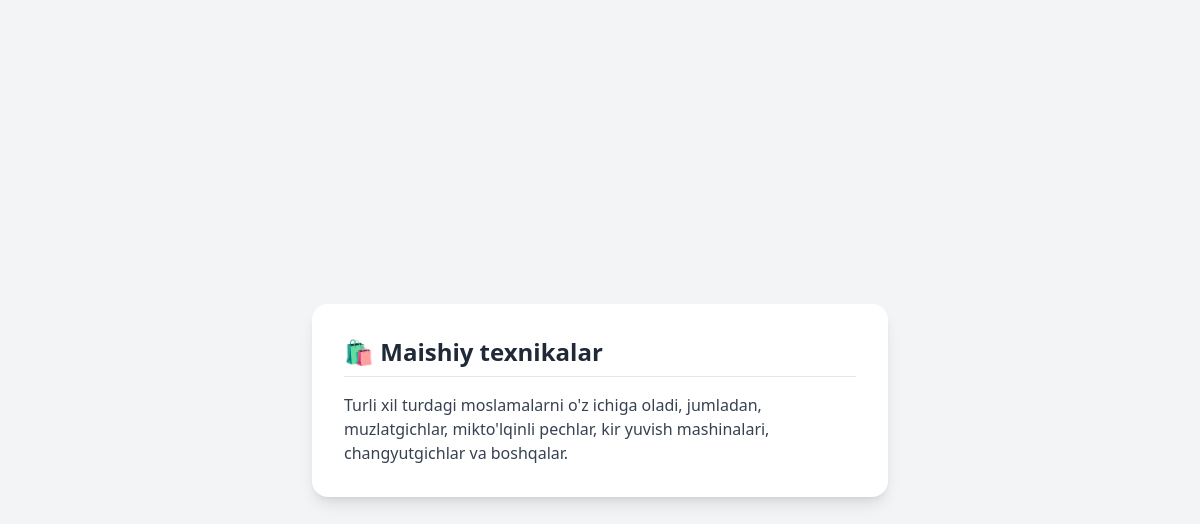
/category/6/, run on the app's committed database.
### products/models.py (models this page shows, shortened)
class Category(models.Model):
    name = models.CharField(max_length=50)
    description = models.TextField()

### products/views.py (the view)
# urls.py: path('category/<int:pk>/', CategoryDetailView.as_view(), name='category_detail'),
class CategoryDetailView(DetailView):
    model = Category
    template_name = 'products/category_detail.html'

### templates/products/category_detail.html (shortened to what this page needs)
<!DOCTYPE html>
<html lang="uz">
<head>
    <script src="https://cdn.tailwindcss.com"></script>
</head>
<body class="bg-gray-100 min-h-screen flex items-center justify-center px-4">
    <div class="bg-white rounded-2xl shadow-lg max-w-xl w-full p-8 space-y-4">
        <h1 class="text-2xl font-bold text-gray-800 border-b pb-2">
            🛍️ {{ object.name }}
        </h1>
        {% if object.description %}
            <div class="mt-2">
                <p class="text-gray-700">{{ object.description }}</p>
            </div>
        {% endif %}
    </div>
</body>
</html>

### data on the page
Category: name "Maishiy texnikalar", description "Turli xil turdagi moslamalarni o'z ichiga oladi, jumladan, muzlatgichlar, mikto'lqinli pechlar, kir yuvish mashinalari, changyutgichlar va boshqalar."
